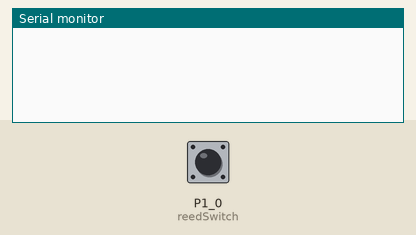
The sketch below on a simulated TI MSP430 LaunchPad. Shown: the last lines printed to the serial monitor. Inputs (shaded band) come from the test bench; at power-on: P1_0 (reedSwitch) HIGH.

Above: at 1.2 s.
1.3 s: P1_0 (reedSwitch) pulled LOW for 0.15 s
At 1.43 s:
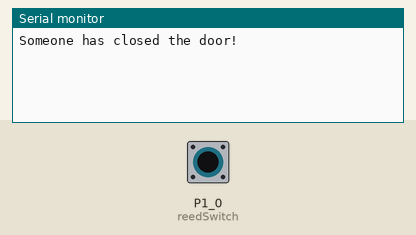
At 2.0 s:
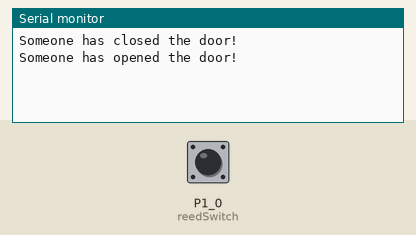

Measured:
- after the input at 1.3 s, the serial monitor: prints a new line at once (image 1)

The sketch:

ReedSwitch.ino
```cpp
// (licence header left out)
// Comment/uncomment as suitable for your hardware
// #define LaunchPadF5529

#ifdef LaunchPadF5529
int reedSwitch = P2_4; // pins of P1 and P2 are interrupt capable
#else
// Ref. https://www.arduino.cc/en/Reference/AttachInterrupt
int reedSwitch = 2; // pins 2 and 3 are interrupt capable on Uno
#endif

// We use volatile because variables are changed within ISR.
// Compiler will not optimize volatile variables.
volatile boolean doorOpen = false;
volatile boolean stateChange = false;
volatile int interruptTs = 0;

void setup() {
  Serial.begin(115200);
  pinMode(reedSwitch, INPUT_PULLUP);

  #ifdef LaunchPadF5529
  attachInterrupt(reedSwitch, onDoorOpen, CHANGE);
  #else
  attachInterrupt(digitalPinToInterrupt(reedSwitch), onDoorOpen, CHANGE);
  #endif
}

void loop() {
  if (stateChange) {
    if (doorOpen) {
      Serial.println("\nSomeone has opened the door!");
    }
    else {
      Serial.println("\nSomeone has closed the door!");
    }
    stateChange = false;
  }
  //delay(1000);
}

void onDoorOpen() {
  // software debouncing: 0 ms to bypass
  if ((long)(millis() - interruptTs) >= 0) {
    interruptTs = millis();

    // Note the state, print later.
    // Serial cannot be used here since further
    // interrupts are disabled within an ISR.
    // It is also good design to do minimal stuff
    // within ISR.
    stateChange = true;
    doorOpen = digitalRead(reedSwitch);
  }
}
```
